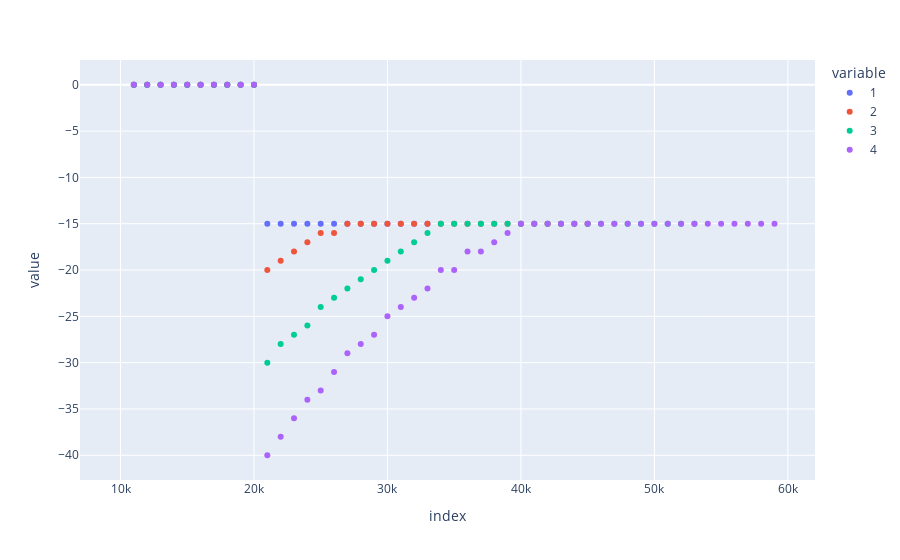

Notebook code for this chart:
### Code cell
px.scatter(df.diff())

### Figure 1 — Plotly figure (JSON) as saved in the notebook; plotly's stock layout.template omitted (floating-point values rounded to 4 significant figures)
{"data": [{"hovertemplate": "variable=1<br>index=%{x}<br>value=%{y}<extra></extra>", "legendgroup": "1", "marker": {"color": "#636efa", "symbol": "circle"}, "mode": "markers", "name": "1", "orientation": "v", "showlegend": true, "type": "scatter", "x": [10000, 11000, 12000, 13000, 14000, 15000, 16000, 17000, 18000, 19000, 20000, 21000, 22000, 23000, 24000, 25000, 26000, 27000, 28000, 29000, 30000, 31000, 32000, 33000, 34000, 35000, 36000, 37000, 38000, 39000, 40000, 41000, 42000, 43000, 44000, 45000, 46000, 47000, 48000, 49000, 50000, 51000, 52000, 53000, 54000, 55000, 56000, 57000, 58000, 59000], "xaxis": "x", "y": [null, 0, 0, 0, 0, 0, 0, 0, 0, 0, 0, -15, -15, -15, -15, -15, -15, -15, -15, -15, -15, -15, -15, -15, null, null, null, null, null, null, null, null, null, null, null, null, null, null, null, null, null, null, null, null, null, null, null, null, null, null], "yaxis": "y"}, {"hovertemplate": "variable=2<br>index=%{x}<br>value=%{y}<extra></extra>", "legendgroup": "2", "marker": {"color": "#EF553B", "symbol": "circle"}, "mode": "markers", "name": "2", "orientation": "v", "showlegend": true, "type": "scatter", "x": [10000, 11000, 12000, 13000, 14000, 15000, 16000, 17000, 18000, 19000, 20000, 21000, 22000, 23000, 24000, 25000, 26000, 27000, 28000, 29000, 30000, 31000, 32000, 33000, 34000, 35000, 36000, 37000, 38000, 39000, 40000, 41000, 42000, 43000, 44000, 45000, 46000, 47000, 48000, 49000, 50000, 51000, 52000, 53000, 54000, 55000, 56000, 57000, 58000, 59000], "xaxis": "x", "y": [null, 0, 0, 0, 0, 0, 0, 0, 0, 0, 0, -20, -19, -18, -17, -16, -16, -15, -15, -15, -15, -15, -15, -15, -15, -15, -15, -15, -15, -15, -15, -15, -15, -15, -15, -15, null, null, null, null, null, null, null, null, null, null, null, null, null, null], "yaxis": "y"}, {"hovertemplate": "variable=3<br>index=%{x}<br>value=%{y}<extra></extra>", "legendgroup": "3", "marker": {"color": "#00cc96", "symbol": "circle"}, "mode": "markers", "name": "3", "orientation": "v", "showlegend": true, "type": "scatter", "x": [10000, 11000, 12000, 13000, 14000, 15000, 16000, 17000, 18000, 19000, 20000, 21000, 22000, 23000, 24000, 25000, 26000, 27000, 28000, 29000, 30000, 31000, 32000, 33000, 34000, 35000, 36000, 37000, 38000, 39000, 40000, 41000, 42000, 43000, 44000, 45000, 46000, 47000, 48000, 49000, 50000, 51000, 52000, 53000, 54000, 55000, 56000, 57000, 58000, 59000], "xaxis": "x", "y": [null, 0, 0, 0, 0, 0, 0, 0, 0, 0, 0, -30, -28, -27, -26, -24, -23, -22, -21, -20, -19, -18, -17, -16, -15, -15, -15, -15, -15, -15, -15, -15, -15, -15, -15, -15, -15, -15, -15, -15, -15, -15, -15, -15, null, null, null, null, null, null], "yaxis": "y"}, {"hovertemplate": "variable=4<br>index=%{x}<br>value=%{y}<extra></extra>", "legendgroup": "4", "marker": {"color": "#ab63fa", "symbol": "circle"}, "mode": "markers", "name": "4", "orientation": "v", "showlegend": true, "type": "scatter", "x": [10000, 11000, 12000, 13000, 14000, 15000, 16000, 17000, 18000, 19000, 20000, 21000, 22000, 23000, 24000, 25000, 26000, 27000, 28000, 29000, 30000, 31000, 32000, 33000, 34000, 35000, 36000, 37000, 38000, 39000, 40000, 41000, 42000, 43000, 44000, 45000, 46000, 47000, 48000, 49000, 50000, 51000, 52000, 53000, 54000, 55000, 56000, 57000, 58000, 59000], "xaxis": "x", "y": [null, 0, 0, 0, 0, 0, 0, 0, 0, 0, 0, -40, -38, -36, -34, -33, -31, -29, -28, -27, -25, -24, -23, -22, -20, -20, -18, -18, -17, -16, -15, -15, -15, -15, -15, -15, -15, -15, -15, -15, -15, -15, -15, -15, -15, -15, -15, -15, -15, -15], "yaxis": "y"}], "layout": {"legend": {"title": {"text": "variable"}, "tracegroupgap": 0}, "margin": {"t": 60}, "xaxis": {"anchor": "y", "domain": [0, 1], "title": {"text": "index"}}, "yaxis": {"anchor": "x", "domain": [0, 1], "title": {"text": "value"}}}}
